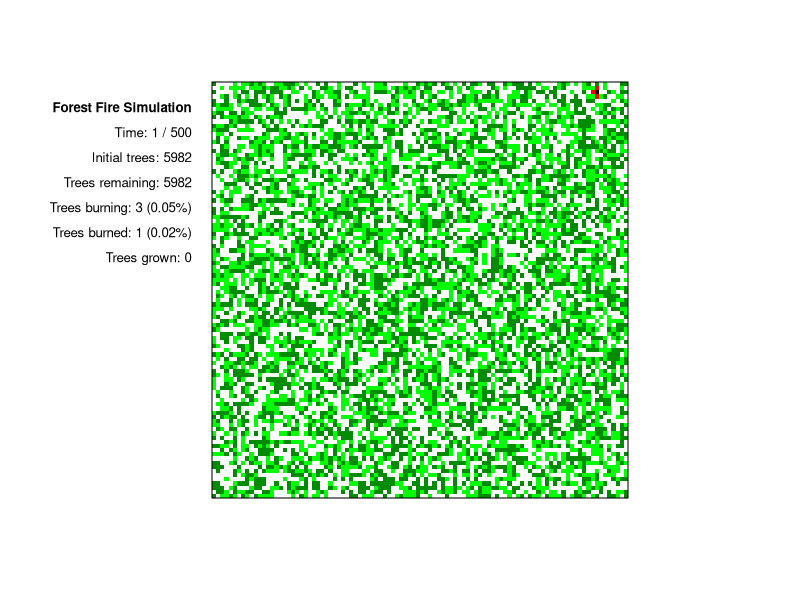
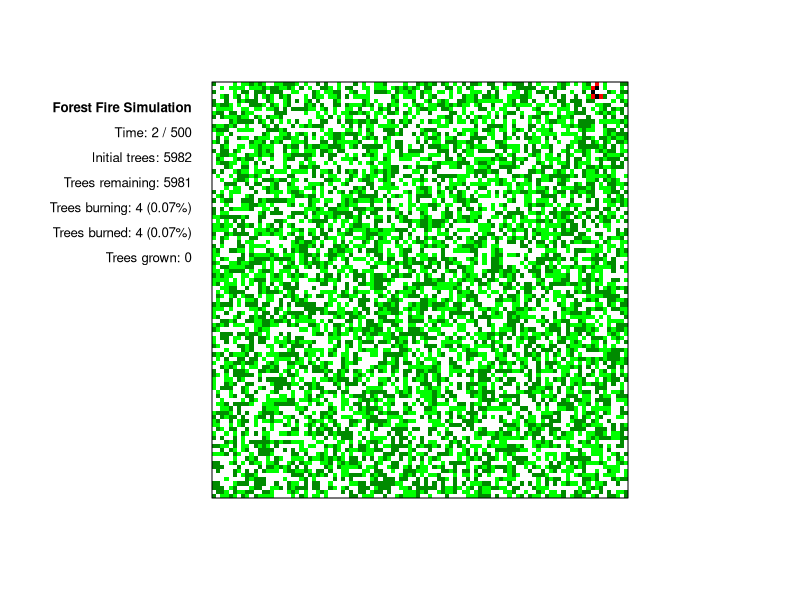
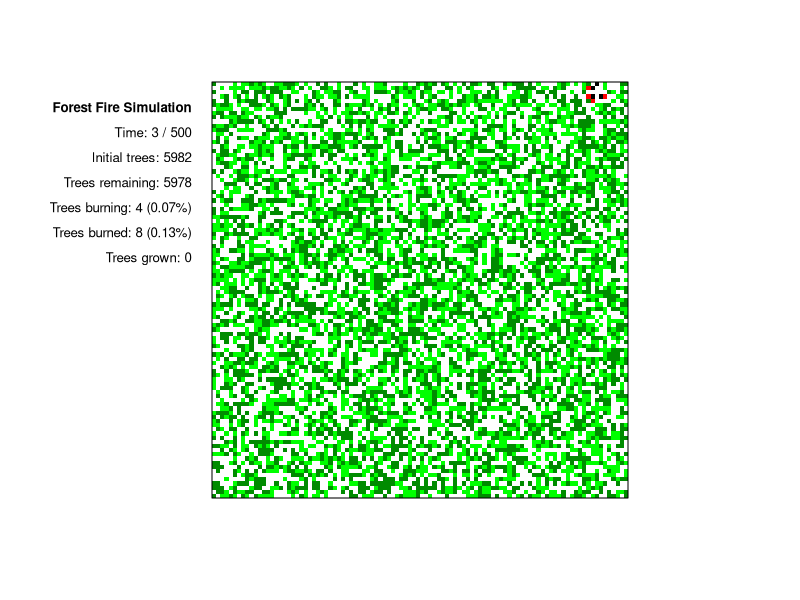
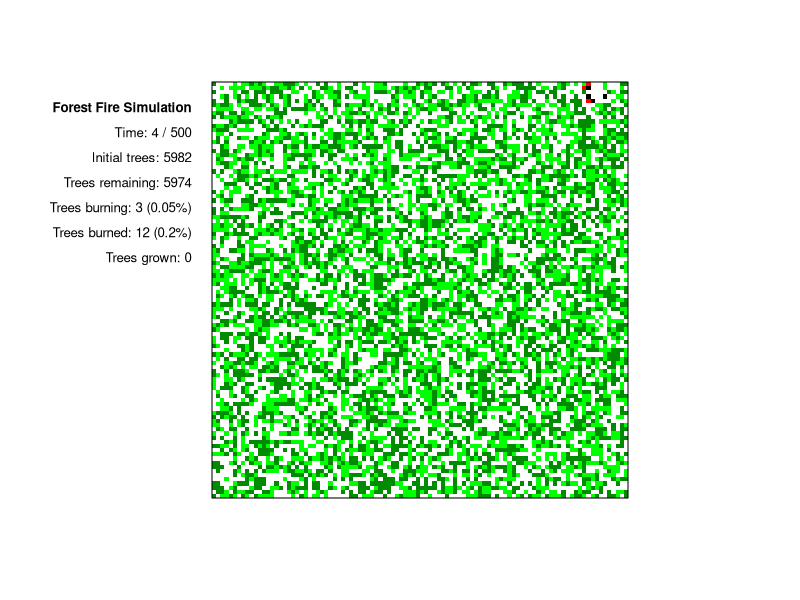
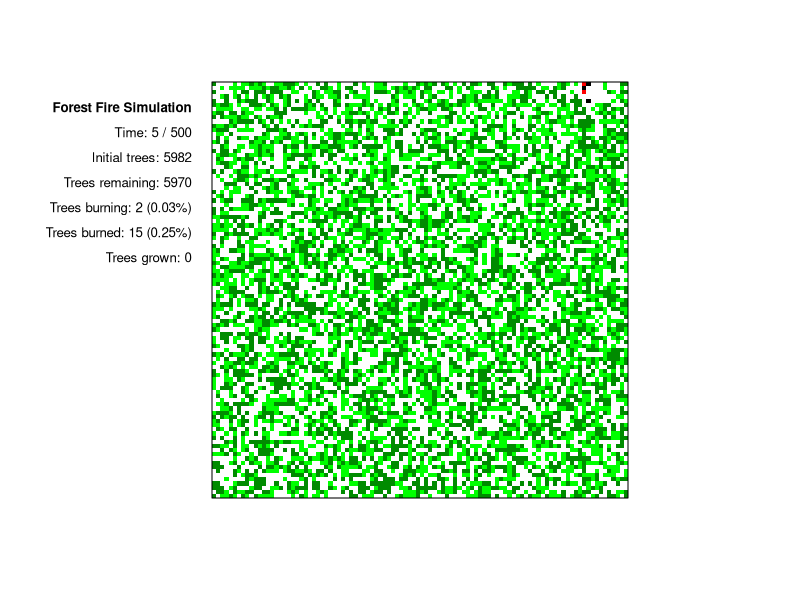

Here is the R script that generated these plots, in order:
# Title: Simulate and visualize forest fire dynamics
# Author: Przemyslaw Marcowski, PhD
# Email: p.marcowski@gmail.com
# Date: 2024-02-03
# Copyright (c) 2024 Przemyslaw Marcowski

# This code is licensed under the MIT license found in the
# LICENSE file in the root directory of this source tree.

# This script simulates the spread of fire through a forest, representing a
# simplified model of wildfire behavior. The forest is modeled as a grid where
# each cell can be in one of five states: empty, green tree, dark green tree,
# burning tree, or burned tree. Trees grow at a specified rate in empty cells,
# and fire spreads from burning trees to adjacent trees with a certain
# probability. Over time, burning trees transition to a burned state, and then
# to empty, mimicking the cycle of forest regeneration and destruction. The
# simulation visualizes the dynamic process of forest fires, including the
# ignition, spread, and aftermath of fires over a defined number of steps.
# Parameters such as tree growth rate, fire spread chance, and the initial
# density of trees can be adjusted to explore different fire dynamics. The
# script also calculates and displays various statistics related to the forest
# state, such as the number of initial trees, remaining trees, burning trees,
# burned trees, and grown trees, along with their percentages.

# Initialize parameters
grid_size <- 100 # size of the grid (number of cells in each dimension)
tree_growth_rate <- 0 # probability of tree growth in an empty cell (0-1)
fire_spread_chance <- 1 # probability of fire spreading to adjacent trees (0-1)
initial_trees_density <- 0.6 # initial percentage of the grid covered with trees (0-1)
tlength <- 500 # total number of simulation steps
color_map <- c("white", "green", "green4", "red", "black") # color map for visualizing forest state

# Initialize the grid
# 0 = empty cell
# 1 = green tree
# 2 = dark green tree
# 3 = burning tree
# 4 = burned tree
forest_grid <- matrix(
  sample(
    0:4, grid_size^2,
    replace = TRUE,
    prob = c(1 - initial_trees_density, initial_trees_density * 0.5, initial_trees_density * 0.5, 0, 0)
  ),
  nrow = grid_size, ncol = grid_size
)

simulate_forest_fire <- function(tlength) {
  # Simulates and visualizes forest fire dynamics.
  # Updates forest state grid based on the current grid configuration.
  # Applies rules of tree growth, fire spread, and the aftermath
  # of a burn to each cell in the grid.
  #
  # Args:
  #   grid: A matrix representing the current state of the forest.
  #
  # Returns:
  #   A matrix representing the updated state of the forest after applying
  #   growth and fire spread rules.
  
  .update_forest <- function(grid) {
    # Internal function for updating forest state grid
    new_grid <- grid
    fire_spread <- FALSE # flag to indicate if fire has spread
    
    for (row in 1:nrow(grid)) {
      for (col in 1:ncol(grid)) {
        neighbors <- c(
          grid[row, max(col - 1, 1)],
          grid[max(row - 1, 1), col],
          grid[row, min(col + 1, ncol(grid))],
          grid[min(row + 1, nrow(grid)), col]
        )
        
        # Handle growth and fire spread for green and dark green trees
        if (grid[row, col] == 1 || grid[row, col] == 2) {
          if (any(neighbors == 3) && runif(1) < fire_spread_chance) { # check for burning neighbors
            new_grid[row, col] <- 3 # tree catches fire
            fire_spread <- TRUE
          }
        } else if (grid[row, col] == 0 && runif(1) < tree_growth_rate) {
          new_grid[row, col] <- sample(1:2, 1, TRUE) # new tree grows (green or dark green)
        } else if (grid[row, col] == 3) {
          new_grid[row, col] <- 4 # tree burns down
        } else if (grid[row, col] == 4) {
          new_grid[row, col] <- 0 # burned tree becomes empty
        }
      }
    }
    return(list(new_grid, fire_spread))
  }
  
  # Initialize counters
  initial_trees <- sum(forest_grid > 0)
  trees_burned_total <- 0
  trees_grown_total <- 0
  
  # Run simulation for each time step (t) up to total simulation length (tlength)
  for (t in 1:tlength) {
    
    # Initiate fire at random tree in first step
    if (t == 1) {
      forest_grid[sample(1:grid_size, 1), sample(1:grid_size, 1)] <- 3
    }
    
    # Get current forest state
    forest_state <- .update_forest(forest_grid)
    forest_grid <- forest_state[[1]]
    fire_spread <- forest_state[[2]]
    
    # Calculate statistics
    trees_burning <- sum(forest_grid == 3)
    trees_burned <- sum(forest_grid == 4)
    trees_remaining <- sum(forest_grid > 0)
    trees_grown <- max(0, sum(forest_grid == 1 | forest_grid == 2) - (trees_remaining - trees_burned))
    trees_grown_total <- trees_grown_total + trees_grown
    trees_burned_total <- trees_burned_total + trees_burned
    
    # Calculate percentages
    trees_burning_percent <- ifelse(trees_remaining > 0, round(trees_burning / trees_remaining * 100, 2), 0)
    trees_burned_percent <- ifelse(initial_trees + trees_grown_total > 0, round(trees_burned_total / (initial_trees + trees_grown_total) * 100, 2), 0)
    
    if (!fire_spread) { # if fire did not spread, stop simulation
      message("Simulation stopped early. Fire died down at time: ", t)
      break
    }
    
    # Visualize current forest state
    par(mfrow = c(1, 1), pty = "s")
    image(1:grid_size, 1:grid_size, t(forest_grid), col = color_map, axes = FALSE, xlab = "", ylab = "")
    box()
    
    # Display statistics
    
    # Set horizontal and vertical offsets for labels positioning relative to plot
    x_offset <- 2
    y_offset <- 0.06
    
    # Create vector of labels for statistics
    labels <- c(
      substitute(paste(bold("Forest Fire Simulation"))),
      paste("Time:", t, "/", tlength),
      paste("Initial trees:", initial_trees),
      paste("Trees remaining:", trees_remaining),
      paste0("Trees burning: ", trees_burning, " (", trees_burning_percent, "%)"),
      paste0("Trees burned: ", trees_burned_total, " (", trees_burned_percent, "%)"),
      paste0("Trees grown: ", trees_grown_total)
    )
    
    # Generate sequence of y-coordinates for labels
    y_coords <- seq(
      from = grid_size - y_offset * grid_size, 
      by = -y_offset * grid_size, 
      length.out = length(labels)
    )
    
    # Display labels by applying text function to each label and y-coordinate
    mapply(
      text, 
      x = rep(-x_offset, length(labels)),
      y = y_coords,
      labels = labels,
      pos = 2,
      cex = 0.8,
      xpd = TRUE
    )
    
    Sys.sleep(0.1) # pause for animation effect
    
    # Message simulation complete
    if (t == tlength) {
      message("Simulation complete after specified time:", tlength)
    }
  }
}

# Run simulation for specified time steps
simulate_forest_fire(tlength)
